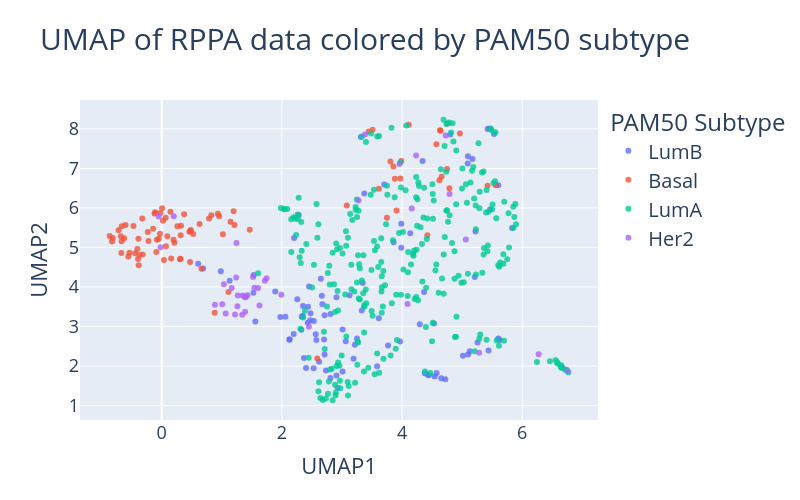

Notebook cell for this chart:
### Markdown cell above
### UMAP

### Code cell
# Extract RPPA expression data
rppa_df = data['RPPA']['expr']

# Standardize the data: mean=0, variance=1 for each protein
scaler = StandardScaler()
rppa_scaled = scaler.fit_transform(rppa_df)

# Reduce dimensionality with PCA before UMAP (retain top 6 components)
pca = PCA(n_components=15, random_state=42)
rppa_pca = pca.fit_transform(rppa_scaled)

# Apply UMAP for 2D embedding of the PCA-reduced data
reducer_1 = umap.UMAP(n_neighbors=15, min_dist=0.1, n_components=2, random_state=42)
rppa_umap2d = reducer_1.fit_transform(rppa_pca)

# Create a DataFrame with UMAP coordinates and PAM50 subtype labels
umap_df_2d = pd.DataFrame(
    rppa_umap2d,
    columns=['UMAP1', 'UMAP2'],
    index=rppa_df.index
)
umap_df_2d['paper_BRCA_Subtype_PAM50'] = data['RPPA']['meta'].loc[umap_df_2d.index, 'paper_BRCA_Subtype_PAM50']

# Create an interactive 2D scatter plot using Plotly, coloring points by PAM50 breast cancer subtype
fig = px.scatter(
    umap_df_2d,
    x='UMAP1',
    y='UMAP2',
    color='paper_BRCA_Subtype_PAM50',
    labels={'paper_BRCA_Subtype_PAM50': 'PAM50 Subtype'},
    title='UMAP of RPPA data colored by PAM50 subtype',
    opacity=0.8,
    width=800,
    height=500
)
fig.update_layout(title_font_size=30, legend_title_font_size=24, legend_font_size=20, font=dict(size=18))
fig.show()

### Figure 1 — Plotly figure (JSON) as saved in the notebook; plotly's stock layout.template omitted (floating-point values rounded to 4 significant figures; data arrays with more than 128 entries replaced by an {"elided": "..."} marker saying what was removed)
{"data": [{"hovertemplate": "PAM50 Subtype=LumB<br>UMAP1=%{x}<br>UMAP2=%{y}<extra></extra>", "legendgroup": "LumB", "marker": {"color": "#636efa", "opacity": 0.8, "symbol": "circle"}, "mode": "markers", "name": "LumB", "orientation": "v", "showlegend": true, "type": "scatter", "x": [4.378, 4.136, 4.342, 3.063, 1.131, 5.257, 0.6905, 5.424, 0.6066, 2.282, 4.534, 4.295, 1.559, 5.099, 2.331, 2.325, 4.367, 5.172, 2.529, 2.909, 1.527, 3.192, 3.33, 2.203, 5.456, 6.65, 3.011, 3.315, 4.447, 2.059, 5.014, 2.71, 2.13, 1.89, 5.126, 3.371, 2.702, 4.803, 2.674, 4.432, 2.436, 2.81, 4.576, 5.097, 3.987, 5.21, 2.35, 4.652, 3.967, 2.197, 2.909, 5.532, 3.86, 2.532, 3.25, 2.573, 6.672, 3.215, 2.124, 2.368, 3.126, 3.01, 5.602, 2.477, 2.648, 2.734, 2.256, 5.223, 4.543, 2.665, 2.711, 5.627, 5.467, 5.44, 1.975, 1.531, 2.62, 5.601, 3.768, 2.471, 3.346, 2.809, 3.704, 3.988, 2.564, 2.431, 2.453, 5.831, 3.613, 0.9842, 2.403, 4.721, 2.928, 2.352, 5.093, 3.585], "xaxis": "x", "y": [1.82, 5.357, 7.186, 2.629, 4.156, 2.596, 4.468, 7.996, 4.585, 5.824, 3.074, 3.058, 3.127, 2.294, 3.247, 2.922, 3.874, 7.238, 1.942, 1.761, 3.856, 2.183, 3.405, 5.238, 8.008, 1.978, 2.923, 7.796, 1.777, 3.249, 2.259, 2.292, 2.68, 3.888, 2.373, 6.366, 2.674, 7.854, 3.563, 1.778, 3.498, 3.314, 1.824, 7.304, 4.993, 4.256, 3.276, 1.695, 2.622, 2.809, 3.741, 7.87, 5.135, 3.14, 2.695, 2.663, 1.959, 2.539, 2.669, 2.204, 3.79, 1.864, 6.571, 3.338, 4.207, 1.888, 3.689, 5.404, 1.736, 3.78, 3.284, 2.658, 5.966, 2.394, 3.239, 4.306, 2.112, 2.7, 2.519, 3.161, 4.099, 1.7, 6.591, 5.597, 2.803, 3.094, 4.016, 5.494, 3.212, 4.397, 1.95, 1.668, 1.443, 3.518, 7.123, 1.997], "yaxis": "y"}, {"hovertemplate": "PAM50 Subtype=Basal<br>UMAP1=%{x}<br>UMAP2=%{y}<extra></extra>", "legendgroup": "Basal", "marker": {"color": "#EF553B", "opacity": 0.8, "symbol": "circle"}, "mode": "markers", "name": "Basal", "orientation": "v", "showlegend": true, "type": "scatter", "x": [5.557, -0.0229, 4.659, 0.03795, -0.3167, 1.466, 4.963, 5.424, 0.8268, 0.3155, 4.759, 0.07109, 0.1461, 3.081, -0.07753, 0.4604, -0.219, 4.749, 4.422, -0.4043, -0.1078, -0.6712, 3.806, 2.59, 0.4844, 1.197, 0.3163, 3.615, 0.8824, 4.631, -0.6669, -0.1421, 3.973, 3.909, -0.6793, 1.146, -0.6238, 4.623, 3.51, -0.4418, 4.788, -0.3236, 0.2133, -0.0893, -0.8659, -0.5357, 1.212, 0.6307, 3.748, -0.8259, -0.3934, 4.641, 0.06654, 0.9342, -0.3868, 0.1962, 0.1582, -0.3821, 0.2612, -0.1183, 1.019, 3.856, 4.571, 0.6627, 1.112, 0.02159, 0.006508, -0.5552, 0.4788, 3.445, 4.112, 3.881, -0.04659, 0.09431, -0.4696, -0.2312, 0.4723, 0.7883, 0.3223, -0.3708, 0.9563, -0.665, 3.988, 0.3039, 0.3738, -0.814, -0.6015, -0.7173, 0.5244, -0.02843], "xaxis": "x", "y": [6.575, 5.874, 6.786, 4.683, 4.821, 5.449, 7.88, 6.563, 5.815, 4.712, 8.135, 5.029, 5.906, 6.064, 5.192, 5.398, 5.161, 6.987, 5.311, 4.959, 5.89, 4.862, 7.171, 2.194, 5.439, 5.916, 5.311, 6.485, 3.348, 7.966, 5.157, 5.47, 6.743, 5.935, 5.286, 5.648, 5.236, 6.697, 7.977, 4.856, 6.498, 5.734, 5.12, 4.885, 5.288, 4.868, 5.569, 5.595, 5.75, 5.152, 4.708, 7.951, 5.752, 5.854, 5.22, 5.192, 4.722, 4.549, 5.538, 5.861, 5.337, 7.05, 7.609, 4.459, 3.871, 5.678, 5.994, 4.773, 5.41, 7.93, 8.105, 6.737, 5.22, 5.281, 5.541, 5.389, 4.634, 5.732, 5.551, 4.809, 5.789, 5.535, 7.187, 4.702, 5.841, 5.239, 5.567, 5.434, 5.342, 5.344], "yaxis": "y"}, {"hovertemplate": "PAM50 Subtype=LumA<br>UMAP1=%{x}<br>UMAP2=%{y}<extra></extra>", "legendgroup": "LumA", "marker": {"color": "#00cc96", "opacity": 0.8, "symbol": "circle"}, "mode": "markers", "name": "LumA", "orientation": "v", "showlegend": true, "type": "scatter", "x": {"elided": "275 float values"}, "xaxis": "x", "y": {"elided": "275 float values"}, "yaxis": "y"}, {"hovertemplate": "PAM50 Subtype=Her2<br>UMAP1=%{x}<br>UMAP2=%{y}<extra></extra>", "legendgroup": "Her2", "marker": {"color": "#ab63fa", "opacity": 0.8, "symbol": "circle"}, "mode": "markers", "name": "Her2", "orientation": "v", "showlegend": true, "type": "scatter", "x": [4.233, 1.26, -0.0497, 1.745, 6.273, 1.401, 1.386, 0.2012, 5.284, 1.429, 1.008, 1.717, 1.245, 1.221, 3.384, 3.958, 1.341, 4.726, 1.628, 1.267, 4.79, 1.992, 2.45, 6.754, 1.544, 1.348, 1.389, 1.604, 1.24, 1.036, 1.521, 4.091, -0.01741, 4.162, 5.061, 3.277, 1.165, 0.8858, 1.066], "xaxis": "x", "y": [7.324, 3.512, 5.786, 4.222, 2.302, 3.747, 3.738, 5.787, 2.335, 3.79, 3.566, 4.158, 5.111, 3.302, 7.858, 7.11, 3.297, 7.829, 3.53, 3.783, 6.354, 3.804, 2.995, 1.871, 3.983, 3.783, 3.375, 3.972, 4.242, 4.067, 4.251, 3.57, 5.006, 5.985, 5.203, 6.188, 3.973, 3.551, 3.33], "yaxis": "y"}], "layout": {"font": {"size": 18}, "height": 500, "legend": {"font": {"size": 20}, "title": {"font": {"size": 24}, "text": "PAM50 Subtype"}, "tracegroupgap": 0}, "title": {"font": {"size": 30}, "text": "UMAP of RPPA data colored by PAM50 subtype"}, "width": 800, "xaxis": {"anchor": "y", "domain": [0, 1], "title": {"text": "UMAP1"}}, "yaxis": {"anchor": "x", "domain": [0, 1], "title": {"text": "UMAP2"}}}}
